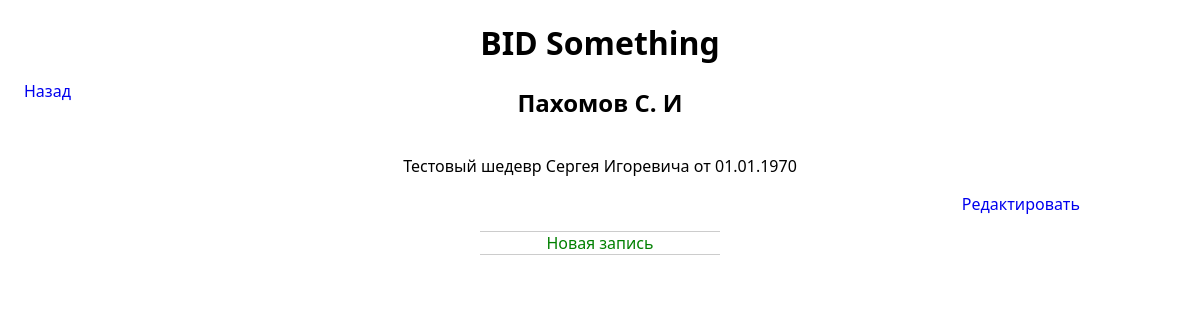
The page /categories/topic/4/ on the database its author committed.
### blog/models.py (models this page shows, shortened)
class Topic(models.Model):
    category = models.ForeignKey(Category, on_delete=models.CASCADE, default='meh')
    text = models.CharField(max_length=150)
    date_added = models.DateTimeField(auto_now_add=True)
    def __str__(self):
        return self.text

class Entry(models.Model):
    topic = models.ForeignKey(Topic, on_delete=models.CASCADE)
    text = models.TextField()
    date_added = models.DateTimeField(auto_now_add=True)
    class Meta:
        verbose_name_plural = 'entries'

### blog/views.py (the view)
# urls.py: path('topic/<int:topic_id>/', views.topic, name='topic'),
def topic(request, topic_id):
    topic = Topic.objects.get(id=topic_id)
    entries = topic.entry_set.order_by('-date_added')
    context = {'topic': topic, 'entries': entries}
    return render(request, 'blog/topic.html', context)

### blog/templates/blog/topic.html
{% extends 'blog/base.html' %}
    {% block content %}
    <h2 class="topicHead">{{ topic }}</h2>
    {% for entry in entries %}
    <div class="entryBlock">
        {{ entry.text|linebreaks }}
        <a class="entryFix" href="{% url 'blog:edit_entry' entry.id %}">Редактировать</a>
    </div>
{% endfor %}
    <p>
        <a class="addLink addCat" href="{% url 'blog:new_entry' topic.id %}">Новая запись</a>
    </p>
    <div class="topicBack">
        <a href="{% url 'blog:categories' %}">Назад</a>
    </div>
{% endblock content %}

### static/styles/style.css (style rules this page uses)
body { margin: 0; }
.addLink { color: green; font-family: 'Segoe UI', Tahoma, Geneva, Verdana, sans-serif; text-decoration: none; border-top: 1px solid rgba(0, 0, 0, 0.2); }
.addCat { display: block; width: 20%; margin: 0 auto; text-align: center; margin-bottom: 20px; border-bottom: 1px solid rgba(0, 0, 0, 0.2); }
.topicHead { text-align: center; font-family: 'Segoe UI', Tahoma, Geneva, Verdana, sans-serif; }
.topicBack { position: fixed; top: 10%; left: 2%; }
.topicBack a { text-decoration: none; font-family: 'Segoe UI', Tahoma, Geneva, Verdana, sans-serif; }
.entryBlock { width: 80%; display: flex; flex-direction: column; align-items: center; margin: 0 auto; font-family: 'Segoe UI', Tahoma, Geneva, Verdana, sans-serif; }
.entryFix { align-self: flex-end; }
.entryBlock a { text-decoration: none; }

### rows shown on the page
Topic: text "Пахомов С. И"
Entry: text "Тестовый шедевр Сергея Игоревича от 01.01.1970"
